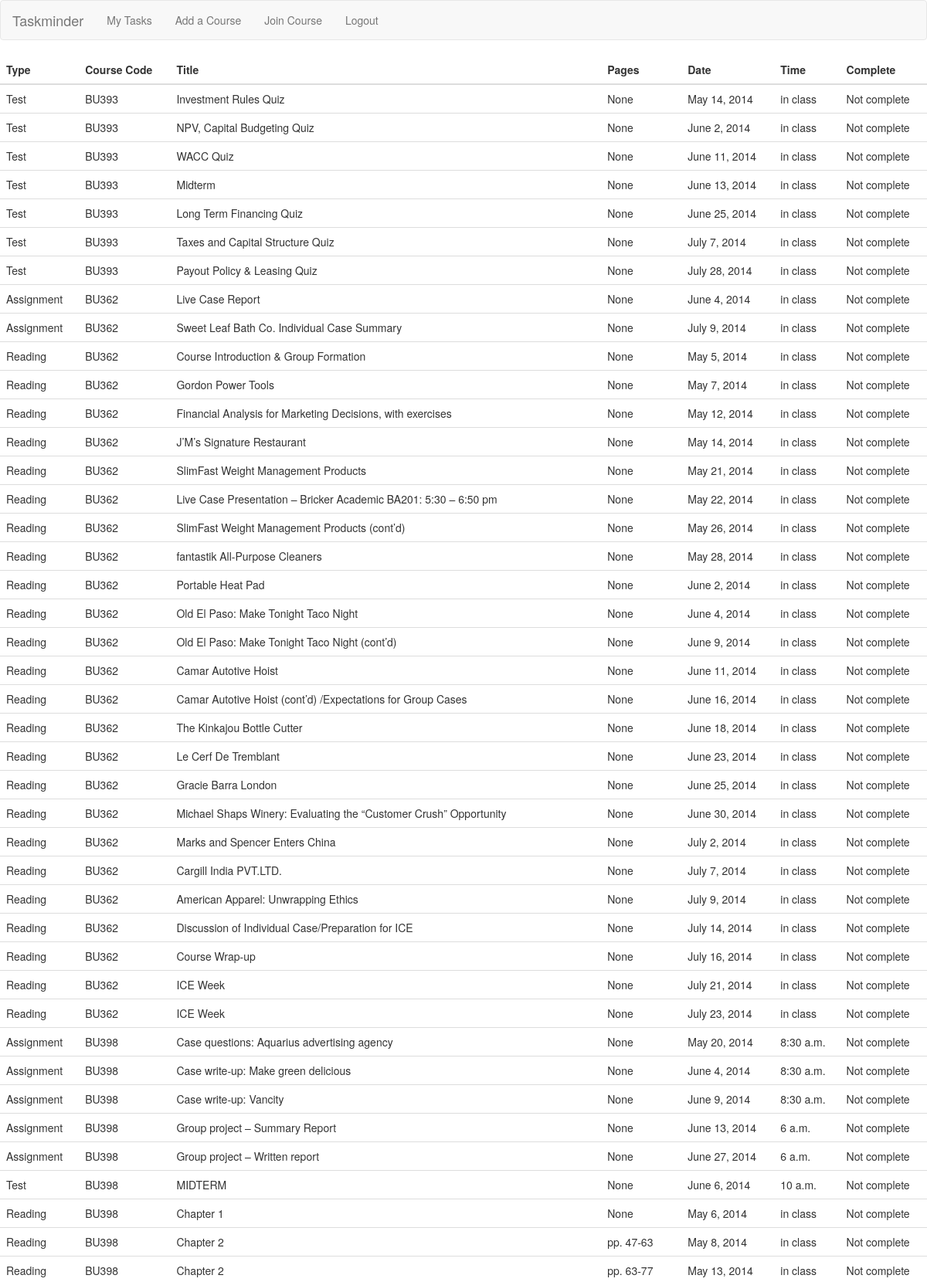
The app's page /mytasks/ (signed in, upper part) with its own data.
### taskminder/models.py (models this page shows, shortened)
class Task(models.Model):
    ASSIGNMENT = 'ASSIGN'
    QUIZ = 'QUIZ'
    MIDTERM = 'MID'
    READING = 'READ'
    FINAL = 'FINAL'
    TYPES = ((ASSIGNMENT,'Assignment'),
             (QUIZ,'Quiz'),
             (MIDTERM,'Midterm'),
             (READING,'Reading'),
             (FINAL,'Final'),
    )
    title = models.CharField(max_length=200)
    due_date = models.DateField('due date')
    course = models.ForeignKey(Course)
    pages = models.CharField(max_length=20,null=True,blank=True)
    time = models.TimeField(default=None,blank=True,null=True)
    type = models.CharField(max_length=30,choices=TYPES)

class Course(models.Model):
    course_name = models.CharField(max_length=200)
    course_code = models.CharField(max_length=10)
    course_section = models.CharField(max_length=10)
    professor = models.ManyToManyField(Professor)

### taskminder/views.py (the view)
# urls.py: url(r'^mytasks/', 'taskminder.views.show_my_tasks_view'),
@login_required
def show_my_tasks_view(request):
    print("Hello World")
    user = get_user_model().objects.get(id=request.session['user_id'])
    tasks=[]
    for course in user.courses.all():
        course_tasks = Task.objects.filter(course=course.id)
        for task in course_tasks:
            tasks.append(task)
    context = {'tasks':tasks}
    return  render(request,'Tasks/show_tasks.html',context)

### templates/Tasks/show_tasks.html (shortened to what this page needs)
{% extends "home/base.html" %}
{% block content %}
    {% if tasks %}
    <div class="row" >
        <div class="col-md-12">
             <table class="table" id="homework">
                 <thead>
                  <tr>
                      <th>Type</th>
                      <th>Course Code</th>
                      <th>Title</th>
                      <th>Pages</th>
                      <th>Date</th>
                      <th>Time</th>
                      <th>Complete</th>
                  </tr>
                  </thead>
                <tbody>
                    {% for task in tasks %}
                       <tr>
                        <td>{{ task.type }}</td>
                        <td>{{ task.course.course_code }}</td>
                        <td>{{ task.title }}</td>
                        <td>{{ task.pages }}</td>
                        <td>{{ task.due_date }}</td>
                        {% if task.time == None %}
                           <td>in class</td>
                        {% else %}
                            <td>{{ task.time }}</td>
                        {% endif %}
                        <td>Not complete</td>
                    </tr>
                    {% endfor %}
                </tbody>
             </table>
        </div>
    </div>
    {% else %}
             No Tasks to display.
    {% endif %}
{% endblock %}

### templates/home/base.html (shortened to what this page needs)
<!DOCTYPE html>
<html lang="en">
{% block head %}
    {% load bootstrap3 %}
    {% bootstrap_css %}
{% endblock %}
<body>
    <nav class="navbar navbar-default" role="navigation">
        <div class="container-fluid">
        <div class="navbar-header">
          <a class="navbar-brand" href="/#">Taskminder</a>
        </div>
        <div class="collapse navbar-collapse" id="bs-example-navbar-collapse-1">
            <ul class="nav navbar-nav">
                <li><a href="/mytasks/">My Tasks</a></li>
                <li><a href="/course_add/">Add a Course</a></li>
                <li><a href="/course_join/">Join Course</a></li>
                <li><a href="/logout/">Logout</a></li>
            </ul>
        </div>
        </div>
     </nav>
    <div id="content">
        {% block content %}{% endblock %}
    </div>
</body>
</html>

### records on screen
Task: type "Test", course.course_code "BU393", title "Investment Rules Quiz", pages "None", due_date "May 14, 2014", shows "in class"
Task: type "Test", course.course_code "BU393", title "NPV, Capital Budgeting Quiz", pages "None", due_date "June 2, 2014", shows "in class"
Task: type "Test", course.course_code "BU393", title "WACC Quiz", pages "None", due_date "June 11, 2014", shows "in class"
Task: type "Test", course.course_code "BU393", title "Midterm", pages "None", due_date "June 13, 2014", shows "in class"
Task: type "Test", course.course_code "BU393", title "Long Term Financing Quiz", pages "None", due_date "June 25, 2014", shows "in class"
Task: type "Test", course.course_code "BU393", title "Taxes and Capital Structure Quiz", pages "None", due_date "July 7, 2014", shows "in class"
Task: type "Test", course.course_code "BU393", title "Payout Policy & Leasing Quiz", pages "None", due_date "July 28, 2014", shows "in class"
Task: type "Assignment", course.course_code "BU362", title "Live Case Report", pages "None", due_date "June 4, 2014", shows "in class"
Task: type "Assignment", course.course_code "BU362", title "Sweet Leaf Bath Co. Individual Case Summary", pages "None", due_date "July 9, 2014", shows "in class"
Task: type "Reading", course.course_code "BU362", title "Course Introduction & Group Formation", pages "None", due_date "May 5, 2014", shows "in class"
Task: type "Reading", course.course_code "BU362", title "Gordon Power Tools", pages "None", due_date "May 7, 2014", shows "in class"
Task: type "Reading", course.course_code "BU362", title "Financial Analysis for Marketing Decisions, with exercises", pages "None", due_date "May 12, 2014", shows "in class"
Task: type "Reading", course.course_code "BU362", title "J’M’s Signature Restaurant", pages "None", due_date "May 14, 2014", shows "in class"
Task: type "Reading", course.course_code "BU362", title "SlimFast Weight Management Products", pages "None", due_date "May 21, 2014", shows "in class"
Task: type "Reading", course.course_code "BU362", title "Live Case Presentation – Bricker Academic BA201: 5:30 – 6:50 pm", pages "None", due_date "May 22, 2014", shows "in class"
Task: type "Reading", course.course_code "BU362", title "SlimFast Weight Management Products (cont’d)", pages "None", due_date "May 26, 2014", shows "in class"
Task: type "Reading", course.course_code "BU362", title "fantastik All-Purpose Cleaners", pages "None", due_date "May 28, 2014", shows "in class"
Task: type "Reading", course.course_code "BU362", title "Portable Heat Pad", pages "None", due_date "June 2, 2014", shows "in class"
Task: type "Reading", course.course_code "BU362", title "Old El Paso: Make Tonight Taco Night", pages "None", due_date "June 4, 2014", shows "in class"
Task: type "Reading", course.course_code "BU362", title "Old El Paso: Make Tonight Taco Night (cont’d)", pages "None", due_date "June 9, 2014", shows "in class"
Task: type "Reading", course.course_code "BU362", title "Camar Autotive Hoist", pages "None", due_date "June 11, 2014", shows "in class"
Task: type "Reading", course.course_code "BU362", title "Camar Autotive Hoist (cont’d) /Expectations for Group Cases", pages "None", due_date "June 16, 2014", shows "in class"
Task: type "Reading", course.course_code "BU362", title "The Kinkajou Bottle Cutter", pages "None", due_date "June 18, 2014", shows "in class"
Task: type "Reading", course.course_code "BU362", title "Le Cerf De Tremblant", pages "None", due_date "June 23, 2014", shows "in class"
Task: type "Reading", course.course_code "BU362", title "Gracie Barra London", pages "None", due_date "June 25, 2014", shows "in class"
Task: type "Reading", course.course_code "BU362", title "Michael Shaps Winery: Evaluating the “Customer Crush” Opportunity", pages "None", due_date "June 30, 2014", shows "in class"
Task: type "Reading", course.course_code "BU362", title "Marks and Spencer Enters China", pages "None", due_date "July 2, 2014", shows "in class"
Task: type "Reading", course.course_code "BU362", title "Cargill India PVT.LTD.", pages "None", due_date "July 7, 2014", shows "in class"
Task: type "Reading", course.course_code "BU362", title "American Apparel: Unwrapping Ethics", pages "None", due_date "July 9, 2014", shows "in class"
Task: type "Reading", course.course_code "BU362", title "Discussion of Individual Case/Preparation for ICE", pages "None", due_date "July 14, 2014", shows "in class"
Task: type "Reading", course.course_code "BU362", title "Course Wrap-up", pages "None", due_date "July 16, 2014", shows "in class"
Task: type "Reading", course.course_code "BU362", title "ICE Week", pages "None", due_date "July 21, 2014", shows "in class"
Task: type "Reading", course.course_code "BU362", title "ICE Week", pages "None", due_date "July 23, 2014", shows "in class"
Task: type "Assignment", course.course_code "BU398", title "Case questions: Aquarius advertising agency", pages "None", due_date "May 20, 2014", time "8:30 a.m."
Task: type "Assignment", course.course_code "BU398", title "Case write-up: Make green delicious", pages "None", due_date "June 4, 2014", time "8:30 a.m."
Task: type "Assignment", course.course_code "BU398", title "Case write-up: Vancity", pages "None", due_date "June 9, 2014", time "8:30 a.m."
Task: type "Assignment", course.course_code "BU398", title "Group project – Summary Report", pages "None", due_date "June 13, 2014", time "6 a.m."
Task: type "Assignment", course.course_code "BU398", title "Group project – Written report", pages "None", due_date "June 27, 2014", time "6 a.m."
Task: type "Test", course.course_code "BU398", title "MIDTERM", pages "None", due_date "June 6, 2014", time "10 a.m."
Task: type "Reading", course.course_code "BU398", title "Chapter 1", pages "None", due_date "May 6, 2014", shows "in class"
Task: type "Reading", course.course_code "BU398", title "Chapter 2", pages "pp. 47-63", due_date "May 8, 2014", shows "in class"
Task: type "Reading", course.course_code "BU398", title "Chapter 2", pages "pp. 63-77", due_date "May 13, 2014", shows "in class"
